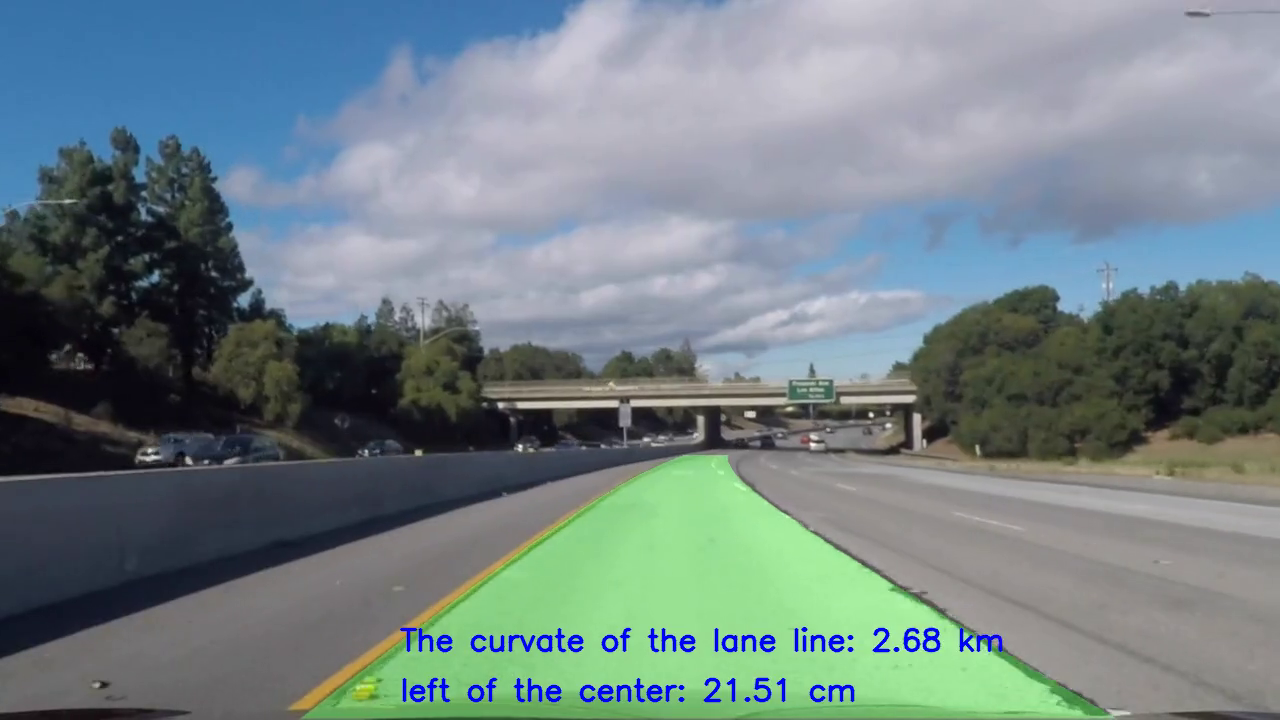
#> input picture frame 6 of output_videos/challenge_video.mp4, 1280 x 720 px, given in place of the camera
$ python take_picture.py
#> lines starting #> are read from the running program, lines starting #| are printed output that depends on the picture
import cv2

VideoCapture = cv2.VideoCapture()
VideoCapture.open("./challenge_video.mp4")

for i in range(29):
	ret, frame = VideoCapture.read()
#> this loop made 29 passes
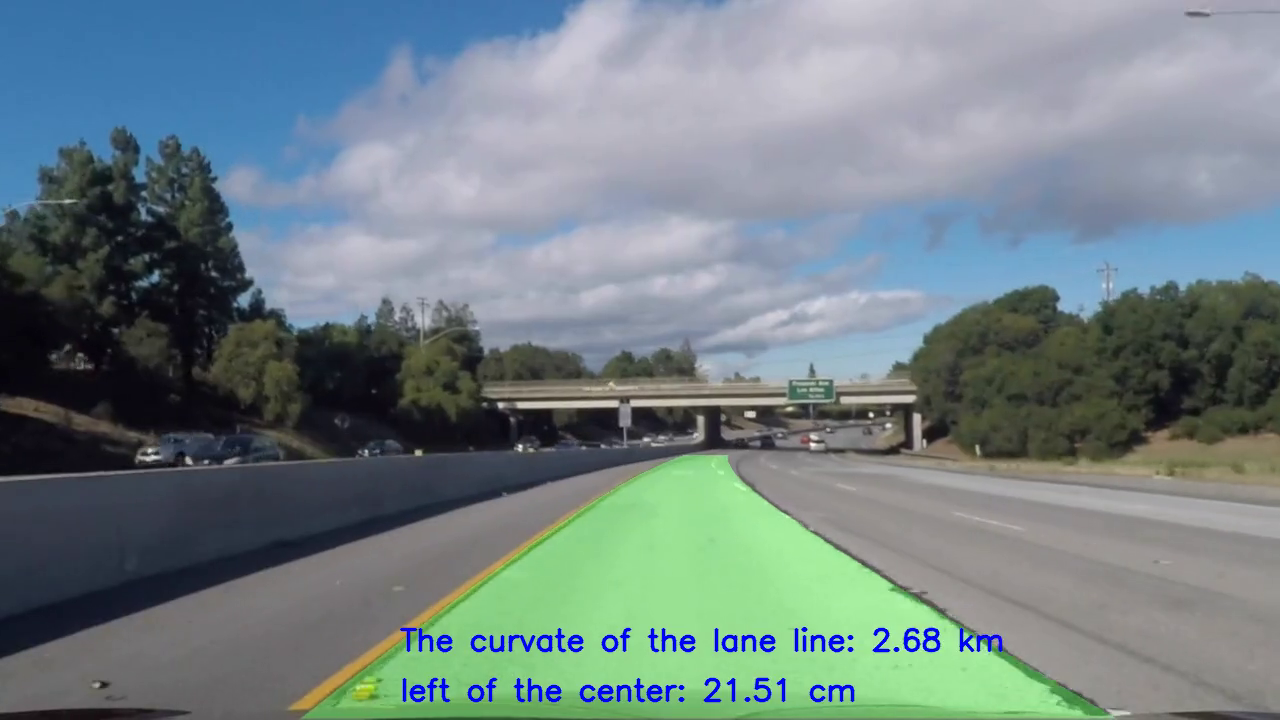
#> input picture frame 6 of output_videos/challenge_video.mp4, 1280 x 720 px, given in place of the camera
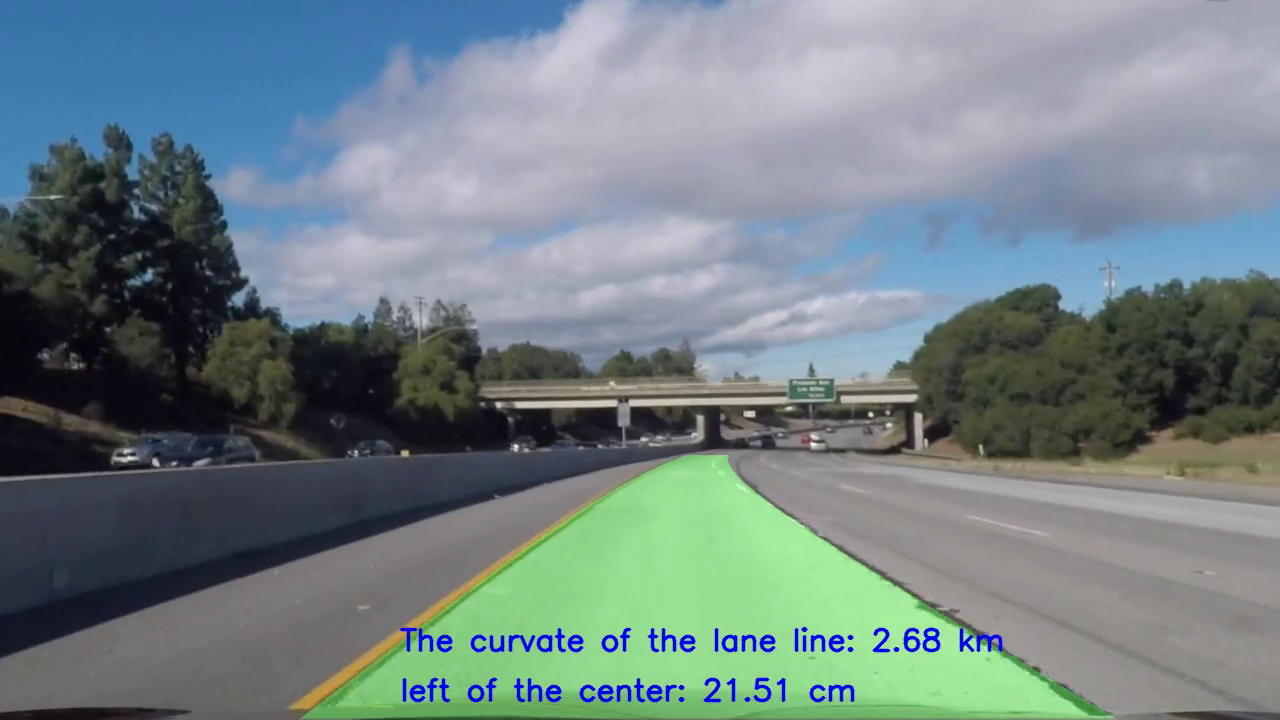
#> input picture frame 7 of output_videos/challenge_video.mp4, 1280 x 720 px, given in place of the camera
#> pass 3, `ret, frame = VideoCapture.read()`:
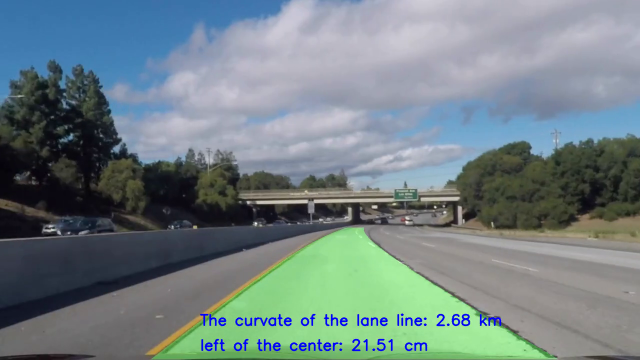
#> frame: shape (720, 1280, 3) (shown at 1/2 size); mean B, G, R 132, 129.8, 114
ret, frame = VideoCapture.read()
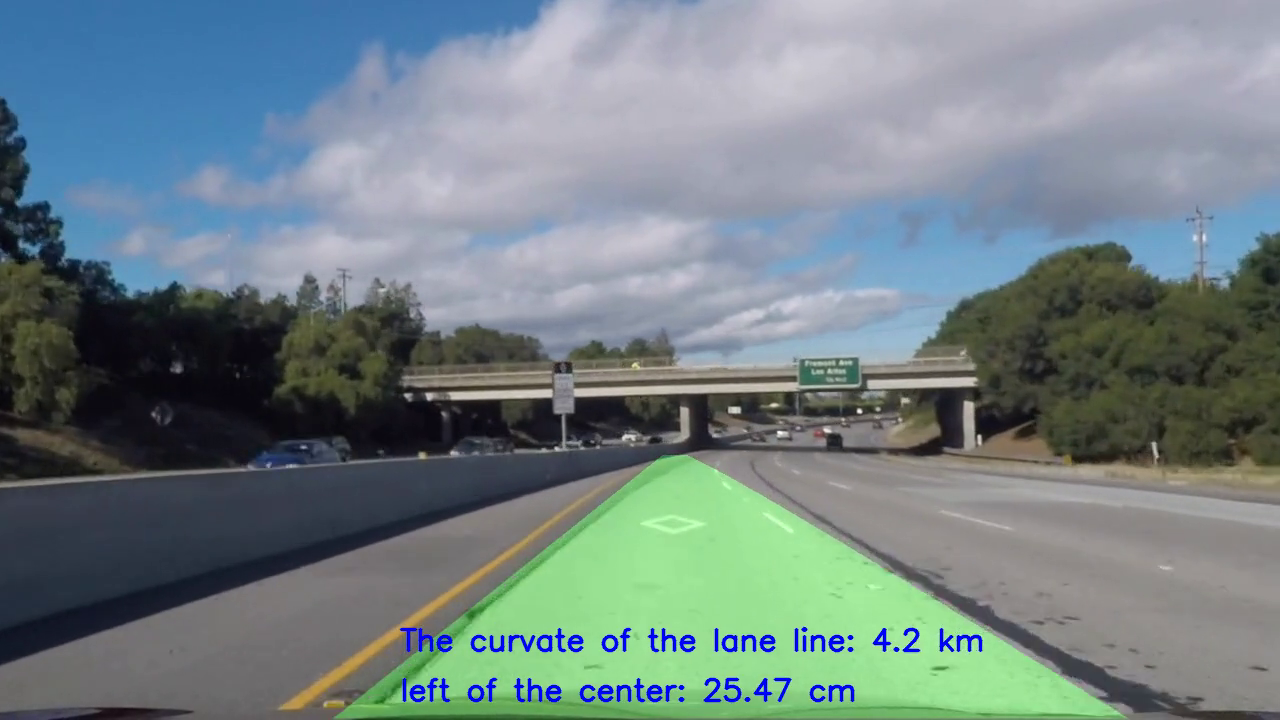
#> input picture frame 35 of output_videos/challenge_video.mp4, 1280 x 720 px, given in place of the camera
#> frame is the input picture: shape (720, 1280, 3); mean B, G, R 132.6, 130.3, 114.8
cv2.imwrite("./test_images/test8.jpg", frame)

$ run again, starting later in the video
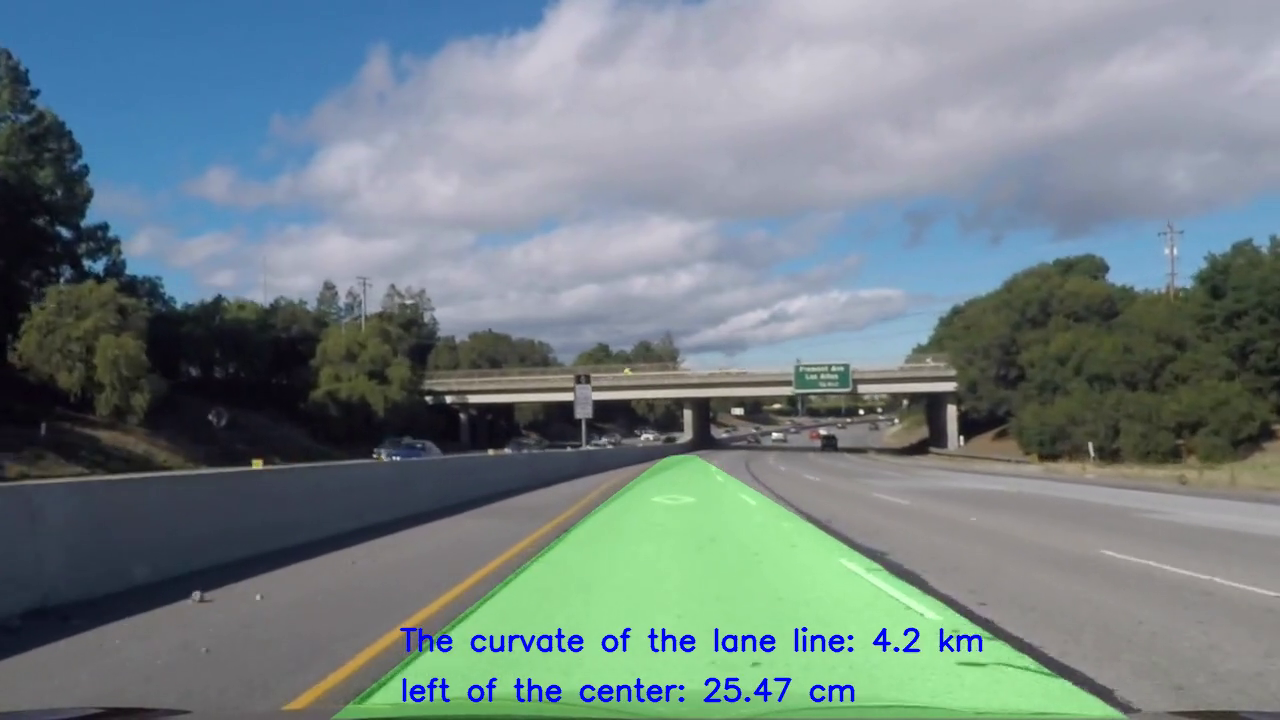
#> input picture frame 28 of output_videos/challenge_video.mp4, 1280 x 720 px, given in place of the camera
#> the loop `for i in range(29):` made 29 passes
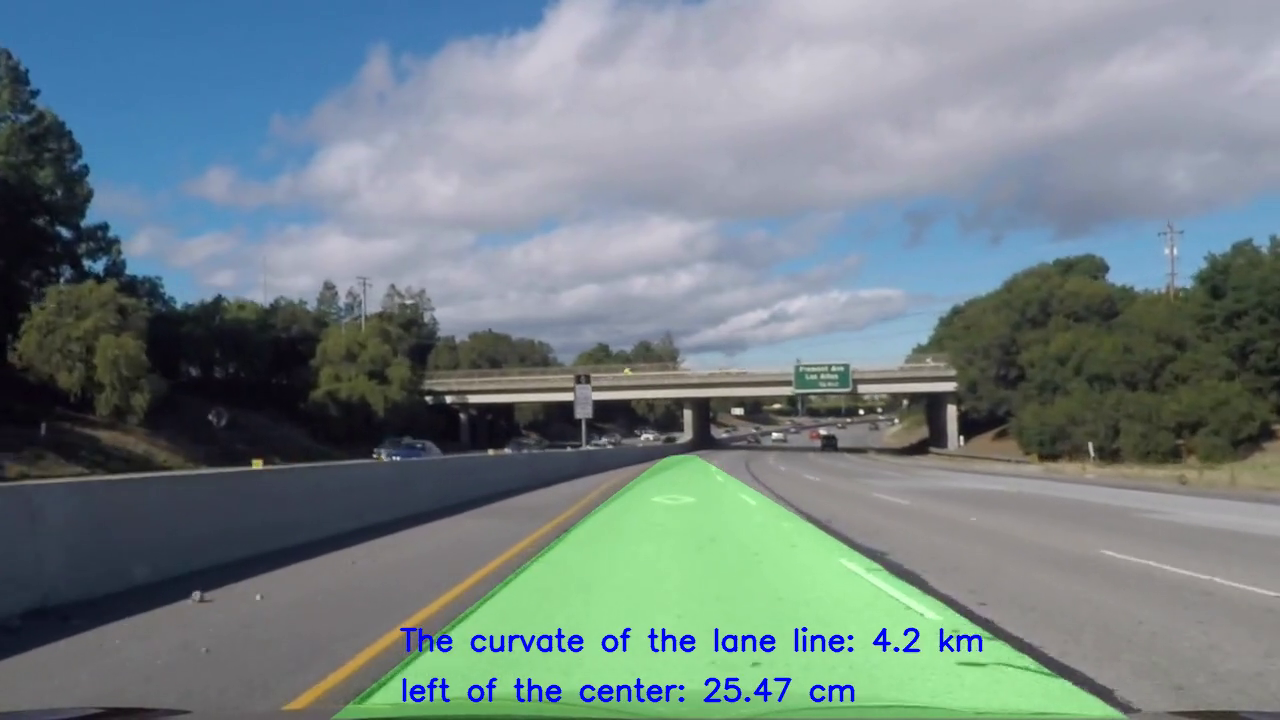
#> input picture frame 28 of output_videos/challenge_video.mp4, 1280 x 720 px, given in place of the camera
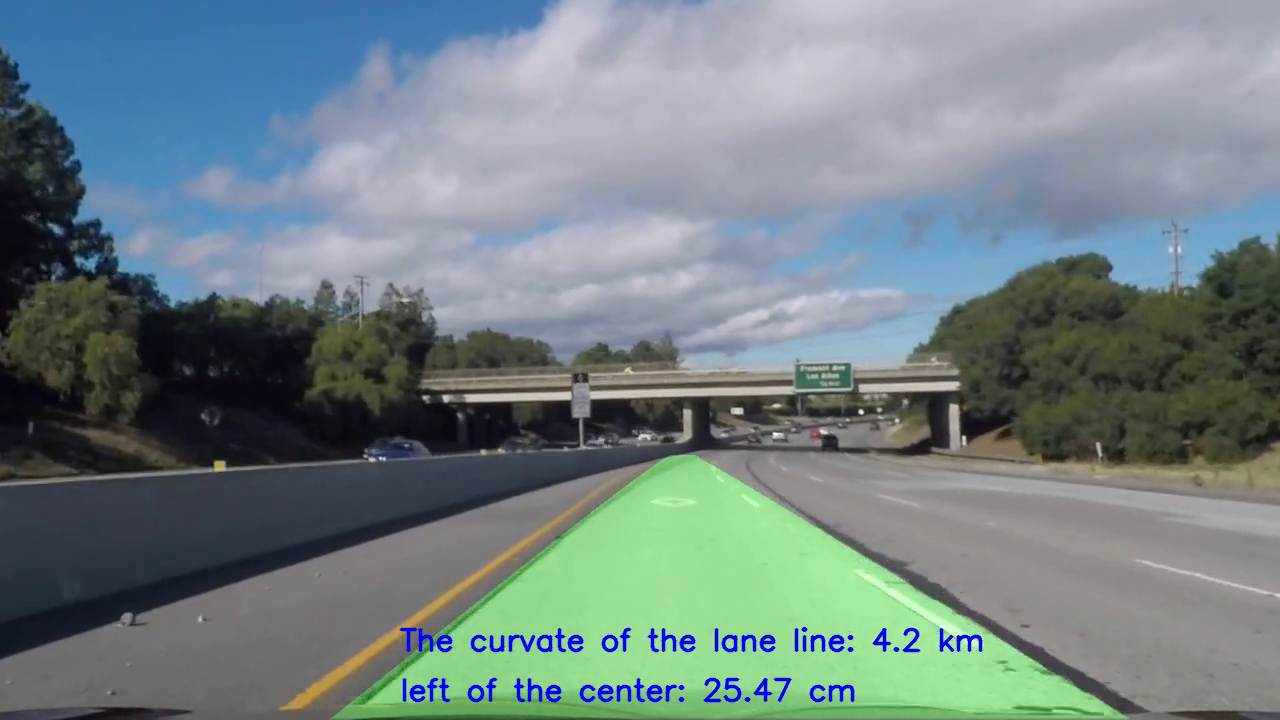
#> input picture frame 29 of output_videos/challenge_video.mp4, 1280 x 720 px, given in place of the camera
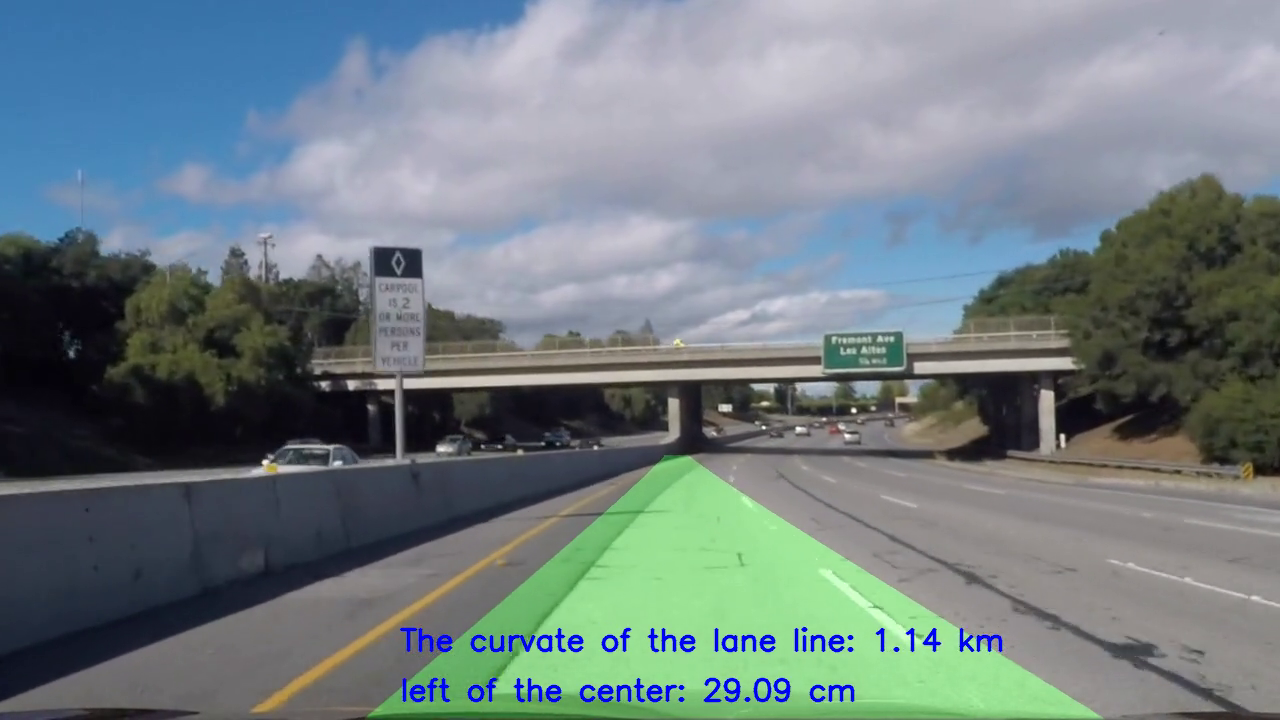
#> input picture frame 57 of output_videos/challenge_video.mp4, 1280 x 720 px, given in place of the camera
#> frame is the input picture: shape (720, 1280, 3); mean B, G, R 129.2, 126.2, 112.8
